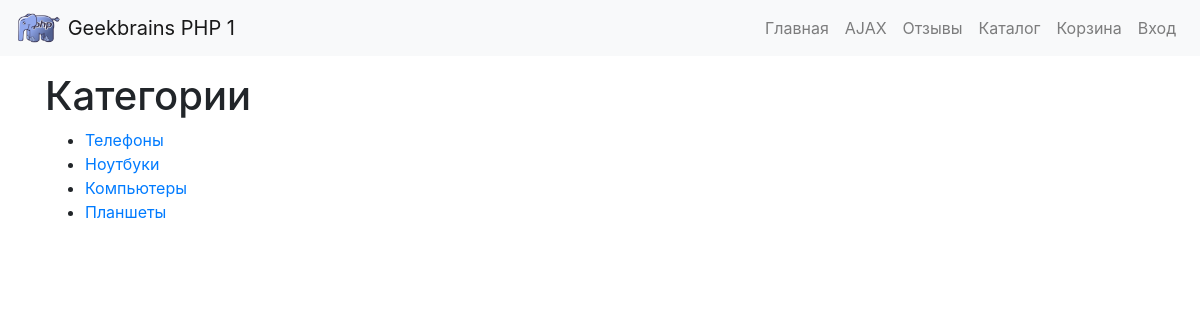
Page /shop/category.php on the committed database.
### tables this page shows
CREATE TABLE `category` (
  `id` int(11) NOT NULL,
  `name` varchar(255) NOT NULL
);

### engine/render.php (called while the page is built, shortened)
<?php
function render(string $template, array $data = [], bool $withLayout = true, string $layout = 'main') {
    global $config;
    $templates = [
        'layout' => "{$config['app']['templatesPath']}/layouts/{$layout}.php",
        'page' => "{$config['app']['templatesPath']}/{$template}.php"
    ];
    $data['config'] = $config['app'];
    $pageView = getTemplateContent($templates['page'], $data);
    if ($withLayout) {
        $data['content'] = $pageView;
        return getTemplateContent($templates['layout'], $data);
    } else {
        return $pageView;
    }
}
function getTemplateContent(string $filepath, array $data) {
    extract($data);
    include $filepath;
    return ob_get_clean();
}

### engine/database.php (called while the page is built, shortened)
<?php
$connection = mysqli_connect(
    $config['db']['host'],
    $config['db']['user'],
    $config['db']['password'],
    $config['db']['database']
);
function getItemArray(string $sql) {
    global $connection;
    $result = mysqli_query($connection, $sql);
    $rows = [];
    while ($row = mysqli_fetch_assoc($result)) {
        $rows[] = $row;
    }
    return $rows;
}

### templates/shop/categories.php (the view)
<h1>Категории</h1>
<ul>
    <?php foreach ($cats as $category): ?>
        <li>
            <a href="/shop/category.php?action=view&id=<?= $category['id'] ?>">
                <?= $category['name'] ?>
            </a>
        </li>
    <?php endforeach; ?>
</ul>

### public_html/css/style.css (style rules this page uses)
html, body { height: calc(100% - 60px) ; margin: 0; }

### rows in the picture
category: name "Телефоны"
category: name "Ноутбуки"
category: name "Компьютеры"
category: name "Планшеты"

### other values in the picture
$config['name'] "Geekbrains PHP 1"
$link['label'] "Главная"
$link['label'] "AJAX"
$link['label'] "Отзывы"
$link['label'] "Каталог"
$link['label'] "Корзина"
$link['label'] "Вход"
